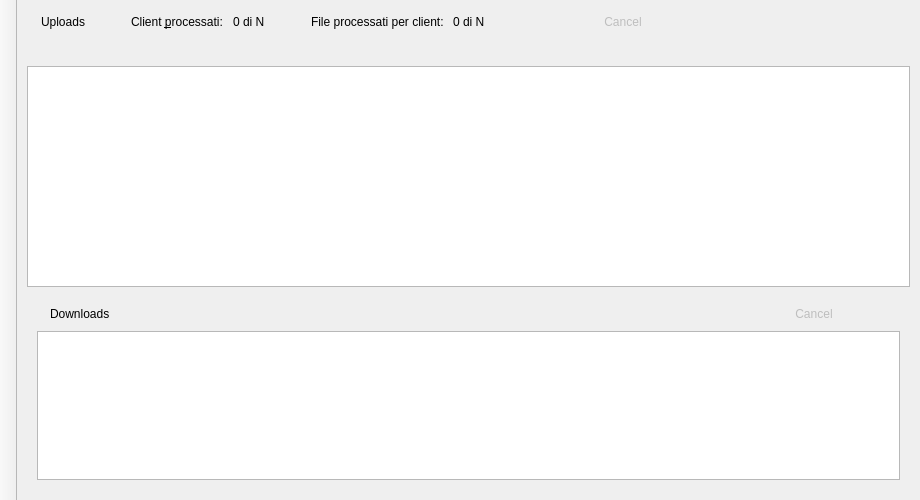
<?xml version="1.0" encoding="UTF-8"?>
<ui version="4.0">
 <class>MainWindow</class>
 <widget class="QMainWindow" name="MainWindow">
  <property name="geometry">
   <rect>
    <x>0</x>
    <y>0</y>
    <width>920</width>
    <height>500</height>
   </rect>
  </property>
  <property name="windowTitle">
   <string>Locally</string>
  </property>
  <property name="windowIcon">
   <iconset resource="../res.qrc">
    <normaloff>:/img/icon.png</normaloff>:/img/icon.png</iconset>
  </property>
  <widget class="QWidget" name="centralWidget">
   <widget class="QWidget" name="layoutWidget">
    <property name="geometry">
     <rect>
      <x>9</x>
      <y>292</y>
      <width>885</width>
      <height>199</height>
     </rect>
    </property>
    <layout class="QVBoxLayout" name="verticalLayout_2">
     <item>
      <layout class="QHBoxLayout" name="horizontalLayout_2">
       <item>
        <widget class="QLabel" name="label_4">
         <property name="text">
          <string/>
         </property>
         <property name="pixmap">
          <pixmap resource="../res.qrc">:/img/down.png</pixmap>
         </property>
        </widget>
       </item>
       <item>
        <widget class="QLabel" name="label_2">
         <property name="text">
          <string>Downloads</string>
         </property>
        </widget>
       </item>
       <item>
        <spacer name="horizontalSpacer_2">
         <property name="orientation">
          <enum>Qt::Horizontal</enum>
         </property>
         <property name="sizeHint" stdset="0">
          <size>
           <width>40</width>
           <height>20</height>
          </size>
         </property>
        </spacer>
       </item>
       <item>
        <widget class="QPushButton" name="resumeReceiverBtn">
         <property name="enabled">
          <bool>false</bool>
         </property>
         <property name="toolTip">
          <string>Resume</string>
         </property>
         <property name="text">
          <string/>
         </property>
         <property name="icon">
          <iconset resource="../res.qrc">
           <normaloff>:/img/resume.png</normaloff>:/img/resume.png</iconset>
         </property>
         <property name="iconSize">
          <size>
           <width>18</width>
           <height>18</height>
          </size>
         </property>
         <property name="flat">
          <bool>true</bool>
         </property>
        </widget>
       </item>
       <item>
        <widget class="QPushButton" name="pauseReceiverBtn">
         <property name="enabled">
          <bool>false</bool>
         </property>
         <property name="toolTip">
          <string>Pause</string>
         </property>
         <property name="text">
          <string/>
         </property>
         <property name="icon">
          <iconset resource="../res.qrc">
           <normaloff>:/img/pause.png</normaloff>:/img/pause.png</iconset>
         </property>
         <property name="iconSize">
          <size>
           <width>18</width>
           <height>18</height>
          </size>
         </property>
         <property name="flat">
          <bool>true</bool>
         </property>
        </widget>
       </item>
       <item>
        <widget class="QPushButton" name="cancelReceiverBtn">
         <property name="enabled">
          <bool>false</bool>
         </property>
         <property name="toolTip">
          <string>Cancel selected item</string>
         </property>
         <property name="text">
          <string>Cancel</string>
         </property>
         <property name="icon">
          <iconset resource="../res.qrc">
           <normaloff>:/img/cancel.png</normaloff>:/img/cancel.png</iconset>
         </property>
         <property name="iconSize">
          <size>
           <width>18</width>
           <height>18</height>
          </size>
         </property>
         <property name="flat">
          <bool>true</bool>
         </property>
        </widget>
       </item>
       <item>
        <widget class="QPushButton" name="pushButton">
         <property name="toolTip">
          <string>Clear completed items</string>
         </property>
         <property name="text">
          <string/>
         </property>
         <property name="icon">
          <iconset resource="../res.qrc">
           <normaloff>:/img/clear.png</normaloff>:/img/clear.png</iconset>
         </property>
         <property name="iconSize">
          <size>
           <width>18</width>
           <height>18</height>
          </size>
         </property>
         <property name="flat">
          <bool>true</bool>
         </property>
        </widget>
       </item>
      </layout>
     </item>
     <item>
      <widget class="QTableView" name="receiverTableView">
       <property name="contextMenuPolicy">
        <enum>Qt::CustomContextMenu</enum>
       </property>
       <property name="selectionMode">
        <enum>QAbstractItemView::SingleSelection</enum>
       </property>
       <property name="selectionBehavior">
        <enum>QAbstractItemView::SelectRows</enum>
       </property>
       <property name="verticalScrollMode">
        <enum>QAbstractItemView::ScrollPerPixel</enum>
       </property>
       <property name="horizontalScrollMode">
        <enum>QAbstractItemView::ScrollPerPixel</enum>
       </property>
       <property name="wordWrap">
        <bool>false</bool>
       </property>
       <attribute name="horizontalHeaderStretchLastSection">
        <bool>true</bool>
       </attribute>
       <attribute name="verticalHeaderVisible">
        <bool>false</bool>
       </attribute>
      </widget>
     </item>
    </layout>
   </widget>
   <widget class="QWidget" name="">
    <layout class="QHBoxLayout" name="horizontalLayout">
     <item>
      <widget class="QLabel" name="label_3">
       <property name="text">
        <string/>
       </property>
       <property name="pixmap">
        <pixmap resource="../res.qrc">:/img/up.png</pixmap>
       </property>
       <property name="scaledContents">
        <bool>false</bool>
       </property>
      </widget>
     </item>
     <item>
      <widget class="QLabel" name="label">
       <property name="text">
        <string>Uploads</string>
       </property>
      </widget>
     </item>
     <item>
      <spacer name="horizontalSpacer">
       <property name="orientation">
        <enum>Qt::Horizontal</enum>
       </property>
       <property name="sizeHint" stdset="0">
        <size>
         <width>40</width>
         <height>20</height>
        </size>
       </property>
      </spacer>
     </item>
     <item>
      <widget class="QLabel" name="lblClientProcessed">
       <property name="text">
        <string>Client &amp;processati: </string>
       </property>
       <property name="buddy">
        <cstring>lblClientProcessed</cstring>
       </property>
      </widget>
     </item>
     <item>
      <widget class="QLabel" name="lblClientProcessedProgress">
       <property name="text">
        <string>0 di N</string>
       </property>
      </widget>
     </item>
     <item>
      <spacer name="horizontalSpacer_3">
       <property name="orientation">
        <enum>Qt::Horizontal</enum>
       </property>
       <property name="sizeHint" stdset="0">
        <size>
         <width>40</width>
         <height>20</height>
        </size>
       </property>
      </spacer>
     </item>
     <item>
      <widget class="QLabel" name="lblFileProcessed">
       <property name="text">
        <string>File processati per client: </string>
       </property>
      </widget>
     </item>
     <item>
      <widget class="QLabel" name="lblFileProcessedProgress">
       <property name="text">
        <string>0 di N</string>
       </property>
      </widget>
     </item>
     <item>
      <widget class="QPushButton" name="resumeSenderBtn">
       <property name="enabled">
        <bool>false</bool>
       </property>
       <property name="toolTip">
        <string>Resume</string>
       </property>
       <property name="text">
        <string/>
       </property>
       <property name="icon">
        <iconset resource="../res.qrc">
         <normaloff>:/img/resume.png</normaloff>:/img/resume.png</iconset>
       </property>
       <property name="iconSize">
        <size>
         <width>18</width>
         <height>18</height>
        </size>
       </property>
       <property name="flat">
        <bool>true</bool>
       </property>
      </widget>
     </item>
     <item>
      <widget class="QPushButton" name="pauseSenderBtn">
       <property name="enabled">
        <bool>false</bool>
       </property>
       <property name="toolTip">
        <string>Pause</string>
       </property>
       <property name="text">
        <string/>
       </property>
       <property name="icon">
        <iconset resource="../res.qrc">
         <normaloff>:/img/pause.png</normaloff>:/img/pause.png</iconset>
       </property>
       <property name="iconSize">
        <size>
         <width>18</width>
         <height>18</height>
        </size>
       </property>
       <property name="flat">
        <bool>true</bool>
       </property>
      </widget>
     </item>
     <item>
      <widget class="QPushButton" name="cancelSenderBtn">
       <property name="enabled">
        <bool>false</bool>
       </property>
       <property name="toolTip">
        <string>Cancel selected item</string>
       </property>
       <property name="text">
        <string>Cancel</string>
       </property>
       <property name="icon">
        <iconset resource="../res.qrc">
         <normaloff>:/img/cancel.png</normaloff>:/img/cancel.png</iconset>
       </property>
       <property name="iconSize">
        <size>
         <width>18</width>
         <height>18</height>
        </size>
       </property>
       <property name="flat">
        <bool>true</bool>
       </property>
      </widget>
     </item>
     <item>
      <widget class="QPushButton" name="pushButton_2">
       <property name="toolTip">
        <string>Clear completed items</string>
       </property>
       <property name="text">
        <string/>
       </property>
       <property name="icon">
        <iconset resource="../res.qrc">
         <normaloff>:/img/clear.png</normaloff>:/img/clear.png</iconset>
       </property>
       <property name="iconSize">
        <size>
         <width>18</width>
         <height>18</height>
        </size>
       </property>
       <property name="flat">
        <bool>true</bool>
       </property>
      </widget>
     </item>
    </layout>
   </widget>
   <widget class="QTableView" name="senderTableView">
    <property name="geometry">
     <rect>
      <x>10</x>
      <y>66</y>
      <width>883</width>
      <height>221</height>
     </rect>
    </property>
    <property name="contextMenuPolicy">
     <enum>Qt::CustomContextMenu</enum>
    </property>
    <property name="selectionMode">
     <enum>QAbstractItemView::SingleSelection</enum>
    </property>
    <property name="selectionBehavior">
     <enum>QAbstractItemView::SelectRows</enum>
    </property>
    <property name="verticalScrollMode">
     <enum>QAbstractItemView::ScrollPerPixel</enum>
    </property>
    <property name="horizontalScrollMode">
     <enum>QAbstractItemView::ScrollPerPixel</enum>
    </property>
    <property name="wordWrap">
     <bool>false</bool>
    </property>
    <attribute name="horizontalHeaderStretchLastSection">
     <bool>true</bool>
    </attribute>
    <attribute name="verticalHeaderVisible">
     <bool>false</bool>
    </attribute>
   </widget>
   <widget class="QWidget" name="">
    <property name="geometry">
     <rect>
      <x>10</x>
      <y>40</y>
      <width>691</width>
      <height>22</height>
     </rect>
    </property>
    <layout class="QHBoxLayout" name="horizontalLayout_3">
     <item>
      <widget class="QLabel" name="label_7">
       <property name="text">
        <string>Tempo totale stimato</string>
       </property>
      </widget>
     </item>
     <item>
      <widget class="QLabel" name="lblEstimetedTotalTime">
       <property name="text">
        <string>00:00</string>
       </property>
      </widget>
     </item>
     <item>
      <spacer name="horizontalSpacer_4">
       <property name="orientation">
        <enum>Qt::Horizontal</enum>
       </property>
       <property name="sizeHint" stdset="0">
        <size>
         <width>74</width>
         <height>20</height>
        </size>
       </property>
      </spacer>
     </item>
     <item>
      <widget class="QLabel" name="label_5">
       <property name="text">
        <string>Tempo trascorso</string>
       </property>
      </widget>
     </item>
     <item>
      <widget class="QLabel" name="lblElapsedTime">
       <property name="text">
        <string>00:00</string>
       </property>
      </widget>
     </item>
     <item>
      <spacer name="horizontalSpacer_5">
       <property name="orientation">
        <enum>Qt::Horizontal</enum>
       </property>
       <property name="sizeHint" stdset="0">
        <size>
         <width>40</width>
         <height>20</height>
        </size>
       </property>
      </spacer>
     </item>
    </layout>
   </widget>
  </widget>
  <widget class="QToolBar" name="mainToolBar">
   <property name="movable">
    <bool>false</bool>
   </property>
   <property name="allowedAreas">
    <set>Qt::LeftToolBarArea</set>
   </property>
   <property name="iconSize">
    <size>
     <width>58</width>
     <height>38</height>
    </size>
   </property>
   <property name="toolButtonStyle">
    <enum>Qt::ToolButtonTextUnderIcon</enum>
   </property>
   <property name="floatable">
    <bool>false</bool>
   </property>
   <attribute name="toolBarArea">
    <enum>LeftToolBarArea</enum>
   </attribute>
   <attribute name="toolBarBreak">
    <bool>false</bool>
   </attribute>
  </widget>
 </widget>
 <layoutdefault spacing="6" margin="11"/>
 <resources>
  <include location="../res.qrc"/>
 </resources>
 <connections>
  <connection>
   <sender>senderTableView</sender>
   <signal>doubleClicked(QModelIndex)</signal>
   <receiver>MainWindow</receiver>
   <slot>onSenderTableDoubleClicked(QModelIndex)</slot>
   <hints>
    <hint type="sourcelabel">
     <x>157</x>
     <y>91</y>
    </hint>
    <hint type="destinationlabel">
     <x>79</x>
     <y>39</y>
    </hint>
   </hints>
  </connection>
  <connection>
   <sender>receiverTableView</sender>
   <signal>doubleClicked(QModelIndex)</signal>
   <receiver>MainWindow</receiver>
   <slot>onReceiverTableDoubleClicked(QModelIndex)</slot>
   <hints>
    <hint type="sourcelabel">
     <x>290</x>
     <y>335</y>
    </hint>
    <hint type="destinationlabel">
     <x>82</x>
     <y>265</y>
    </hint>
   </hints>
  </connection>
  <connection>
   <sender>pushButton_2</sender>
   <signal>clicked()</signal>
   <receiver>MainWindow</receiver>
   <slot>onSenderClearClicked()</slot>
   <hints>
    <hint type="sourcelabel">
     <x>908</x>
     <y>31</y>
    </hint>
    <hint type="destinationlabel">
     <x>709</x>
     <y>3</y>
    </hint>
   </hints>
  </connection>
  <connection>
   <sender>pushButton</sender>
   <signal>clicked()</signal>
   <receiver>MainWindow</receiver>
   <slot>onReceiverClearClicked()</slot>
   <hints>
    <hint type="sourcelabel">
     <x>908</x>
     <y>277</y>
    </hint>
    <hint type="destinationlabel">
     <x>512</x>
     <y>1</y>
    </hint>
   </hints>
  </connection>
  <connection>
   <sender>cancelReceiverBtn</sender>
   <signal>clicked()</signal>
   <receiver>MainWindow</receiver>
   <slot>onReceiverCancelClicked()</slot>
   <hints>
    <hint type="sourcelabel">
     <x>818</x>
     <y>281</y>
    </hint>
    <hint type="destinationlabel">
     <x>952</x>
     <y>317</y>
    </hint>
   </hints>
  </connection>
  <connection>
   <sender>pauseReceiverBtn</sender>
   <signal>clicked()</signal>
   <receiver>MainWindow</receiver>
   <slot>onReceiverPauseClicked()</slot>
   <hints>
    <hint type="sourcelabel">
     <x>777</x>
     <y>280</y>
    </hint>
    <hint type="destinationlabel">
     <x>930</x>
     <y>284</y>
    </hint>
   </hints>
  </connection>
  <connection>
   <sender>resumeReceiverBtn</sender>
   <signal>clicked()</signal>
   <receiver>MainWindow</receiver>
   <slot>onReceiverResumeClicked()</slot>
   <hints>
    <hint type="sourcelabel">
     <x>734</x>
     <y>281</y>
    </hint>
    <hint type="destinationlabel">
     <x>925</x>
     <y>364</y>
    </hint>
   </hints>
  </connection>
  <connection>
   <sender>senderTableView</sender>
   <signal>customContextMenuRequested(QPoint)</signal>
   <receiver>MainWindow</receiver>
   <slot>onSenderTableContextMenuRequested(QPoint)</slot>
   <hints>
    <hint type="sourcelabel">
     <x>301</x>
     <y>127</y>
    </hint>
    <hint type="destinationlabel">
     <x>-27</x>
     <y>96</y>
    </hint>
   </hints>
  </connection>
  <connection>
   <sender>receiverTableView</sender>
   <signal>customContextMenuRequested(QPoint)</signal>
   <receiver>MainWindow</receiver>
   <slot>onReceiverTableContextMenuRequested(QPoint)</slot>
   <hints>
    <hint type="sourcelabel">
     <x>211</x>
     <y>359</y>
    </hint>
    <hint type="destinationlabel">
     <x>-35</x>
     <y>333</y>
    </hint>
   </hints>
  </connection>
  <connection>
   <sender>cancelSenderBtn</sender>
   <signal>clicked()</signal>
   <receiver>MainWindow</receiver>
   <slot>onSenderCancelClicked()</slot>
   <hints>
    <hint type="sourcelabel">
     <x>815</x>
     <y>22</y>
    </hint>
    <hint type="destinationlabel">
     <x>551</x>
     <y>8</y>
    </hint>
   </hints>
  </connection>
  <connection>
   <sender>pauseSenderBtn</sender>
   <signal>clicked()</signal>
   <receiver>MainWindow</receiver>
   <slot>onSenderPauseClicked()</slot>
   <hints>
    <hint type="sourcelabel">
     <x>772</x>
     <y>27</y>
    </hint>
    <hint type="destinationlabel">
     <x>1043</x>
     <y>47</y>
    </hint>
   </hints>
  </connection>
  <connection>
   <sender>resumeSenderBtn</sender>
   <signal>clicked()</signal>
   <receiver>MainWindow</receiver>
   <slot>onSenderResumeClicked()</slot>
   <hints>
    <hint type="sourcelabel">
     <x>733</x>
     <y>21</y>
    </hint>
    <hint type="destinationlabel">
     <x>932</x>
     <y>99</y>
    </hint>
   </hints>
  </connection>
 </connections>
 <slots>
  <slot>onSendActionTriggered()</slot>
  <slot>onSettingsActionTriggered()</slot>
  <slot>onAboutActionTriggered()</slot>
  <slot>onSenderTableDoubleClicked(QModelIndex)</slot>
  <slot>onReceiverTableDoubleClicked(QModelIndex)</slot>
  <slot>onSenderClearClicked()</slot>
  <slot>onReceiverClearClicked()</slot>
  <slot>onSenderCancelClicked()</slot>
  <slot>onSenderPauseClicked()</slot>
  <slot>onSenderResumeClicked()</slot>
  <slot>onReceiverCancelClicked()</slot>
  <slot>onReceiverPauseClicked()</slot>
  <slot>onReceiverResumeClicked()</slot>
  <slot>onSenderTableContextMenuRequested(QPoint)</slot>
  <slot>onReceiverTableContextMenuRequested(QPoint)</slot>
  <slot>onSendFolderActionTriggered()</slot>
 </slots>
</ui>
